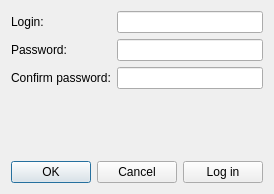
<?xml version="1.0" encoding="UTF-8"?>
<ui version="4.0">
 <class>RegistrationWindow</class>
 <widget class="QDialog" name="RegistrationWindow">
  <property name="geometry">
   <rect>
    <x>0</x>
    <y>0</y>
    <width>272</width>
    <height>194</height>
   </rect>
  </property>
  <property name="windowTitle">
   <string>Dialog</string>
  </property>
  <layout class="QVBoxLayout" name="verticalLayout">
   <item>
    <layout class="QFormLayout" name="formLayout">
     <item row="0" column="0">
      <widget class="QLabel" name="label_Login">
       <property name="text">
        <string>Login:</string>
       </property>
      </widget>
     </item>
     <item row="0" column="1">
      <widget class="QLineEdit" name="lineEdit_Login"/>
     </item>
     <item row="1" column="0">
      <widget class="QLabel" name="label_Password">
       <property name="text">
        <string>Password:</string>
       </property>
      </widget>
     </item>
     <item row="2" column="0">
      <widget class="QLabel" name="label_ConfirmPassword">
       <property name="text">
        <string>Confirm password:</string>
       </property>
      </widget>
     </item>
     <item row="1" column="1">
      <widget class="QLineEdit" name="lineEdit_Password">
       <property name="echoMode">
        <enum>QLineEdit::Password</enum>
       </property>
      </widget>
     </item>
     <item row="2" column="1">
      <widget class="QLineEdit" name="lineEdit_ConfirmPassword">
       <property name="echoMode">
        <enum>QLineEdit::Password</enum>
       </property>
      </widget>
     </item>
    </layout>
   </item>
   <item>
    <spacer name="verticalSpacer">
     <property name="orientation">
      <enum>Qt::Vertical</enum>
     </property>
     <property name="sizeHint" stdset="0">
      <size>
       <width>20</width>
       <height>40</height>
      </size>
     </property>
    </spacer>
   </item>
   <item>
    <layout class="QHBoxLayout" name="horizontalLayout">
     <item>
      <widget class="QDialogButtonBox" name="buttonBox">
       <property name="standardButtons">
        <set>QDialogButtonBox::Cancel|QDialogButtonBox::Ok</set>
       </property>
      </widget>
     </item>
     <item>
      <widget class="QPushButton" name="pushButton_toLogin">
       <property name="text">
        <string>Log in</string>
       </property>
      </widget>
     </item>
    </layout>
   </item>
  </layout>
 </widget>
 <resources/>
 <connections/>
</ui>
